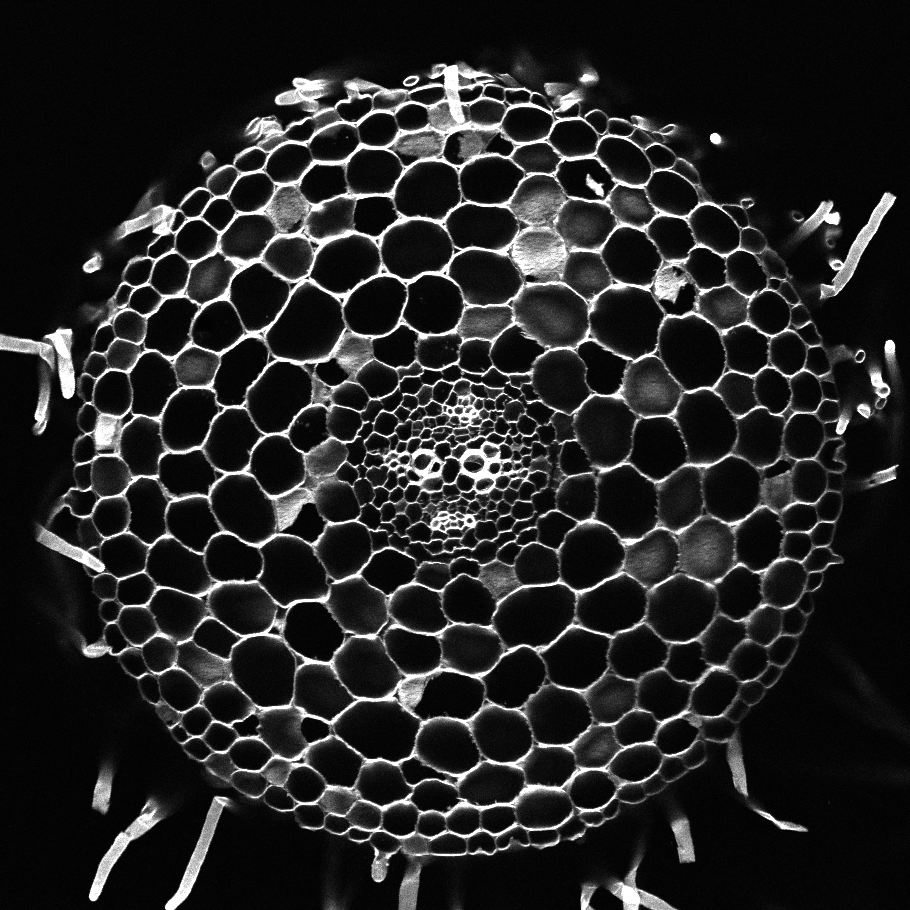
#> input picture examples/Acorulea_RootTip_Maturation.tif, 910 x 910 px
$ python -i overlay.py   (imports and definitions only)
#> lines starting #> are read from the running program, lines starting #| are printed output that depends on the picture; after the words box and inside, x2 and y2 are one past the last pixel; in counts of white or black regions, pixels touching at a corner belong together
"""
Overlay BMP cell-type color labels onto TIF images for visual verification.

For each TIF/BMP pair in the metadata, produces a PNG showing:
  - Top: TIF image with cell-type color overlay + legend
  - Bottom (or side): original BMP for comparison

Usage:
  python overlay_labels_on_tif.py \
    --metadata metadata_with_tif_sizes3.csv \
    --tif-dir ./tif --bmp-dir ./bmp \
    --out-dir label_overlays
"""

import argparse
import re
import numpy as np
import cv2
from pathlib import Path
from PIL import Image, ImageDraw, ImageFont
from skimage.io import imread


# ── Cell type config (must match extract_features.py) ──
CELL_CLASSES = {
    "root_cap":   0,
    "epidermis":  1,
    "exodermis":  2,
    "cortex":     3,
    "endodermis": 4,
    "pericycle":  5,
    "xylem":      6,
    "phloem":     7,
    "stele":      8,
}
LABEL_TO_NAME = {v: k for k, v in CELL_CLASSES.items()}

# HSV ranges (OpenCV scale: H 0-180, S 0-255, V 0-255)
COLOR_RANGES = {
    "phloem":     [(0, 180, 0, 30, 210, 255)],
    "cortex":     [(35, 85, 50, 255, 40, 255)],
    "epidermis":  [(100, 130, 50, 255, 80, 255)],
    "stele":      [(80, 100, 50, 255, 100, 255)],
    "exodermis":  [(22, 38, 60, 255, 100, 255)],
    "endodermis": [(10, 22, 100, 255, 100, 255)],
    "pericycle":  [(125, 150, 30, 255, 40, 200)],
    "root_cap":   [(150, 175, 40, 255, 80, 255)],
    "xylem":      [(0, 8, 150, 255, 120, 255),
                   (175, 180, 150, 255, 120, 255)],
}
COLOR_PROCESS_ORDER = [
    "phloem", "cortex", "epidermis", "stele", "exodermis",
    "endodermis", "pericycle", "root_cap", "xylem",
]

# Display palette (RGB) for overlay
DISPLAY_PALETTE = {
    0: (255, 105, 180),  # root_cap - pink
    1: (0,   0,   255),  # epidermis - blue
    2: (255, 255,   0),  # exodermis - yellow
    3: (0,   200,   0),  # cortex - green
    4: (255, 165,   0),  # endodermis - orange
    5: (128,   0, 128),  # pericycle - purple
    6: (255,   0,   0),  # xylem - red
    7: (255, 255, 255),  # phloem - white
    8: (0,   255, 255),  # stele - cyan
}


# [45 lines left out: functions _load_font, _normalize_to_uint8, to_2d, ensure_rgb_uint8, not called in this run]


def create_class_mask_from_bmp(bmp_path):
    bmp_rgb = np.array(Image.open(str(bmp_path)).convert("RGB"))
    bmp_hsv = cv2.cvtColor(bmp_rgb, cv2.COLOR_RGB2HSV)
#> bmp_hsv: shape (910, 910, 3); mean H, S, V 0, 0, 37.2
    h, w = bmp_hsv.shape[:2]
#> h = 910; w = 910
    class_mask = np.full((h, w), -1, dtype=np.int8)
    confidence = np.zeros((h, w), dtype=np.float32)
    sat = bmp_hsv[:, :, 1].astype(np.float32) / 255.0
#> sat: shape (910, 910) float32; every value is 0
    val = bmp_hsv[:, :, 2].astype(np.float32) / 255.0

    for class_name in COLOR_PROCESS_ORDER:
        ranges = COLOR_RANGES[class_name]
        label = CELL_CLASSES[class_name]
        combined = np.zeros((h, w), dtype=bool)
        for (h_lo, h_hi, s_lo, s_hi, v_lo, v_hi) in ranges:
            lower = np.array([h_lo, s_lo, v_lo])
            upper = np.array([h_hi, s_hi, v_hi])
            combined |= cv2.inRange(bmp_hsv, lower, upper) > 0
        conf = val * (1.0 - sat) if class_name == "phloem" else sat * val
        update = combined & (conf >= confidence)
        class_mask[update] = label
        confidence[update] = conf[update]
#> this loop made 9 passes
#> pass 1, in create_class_mask_from_bmp, `update = combined & (conf >= confidence)`:
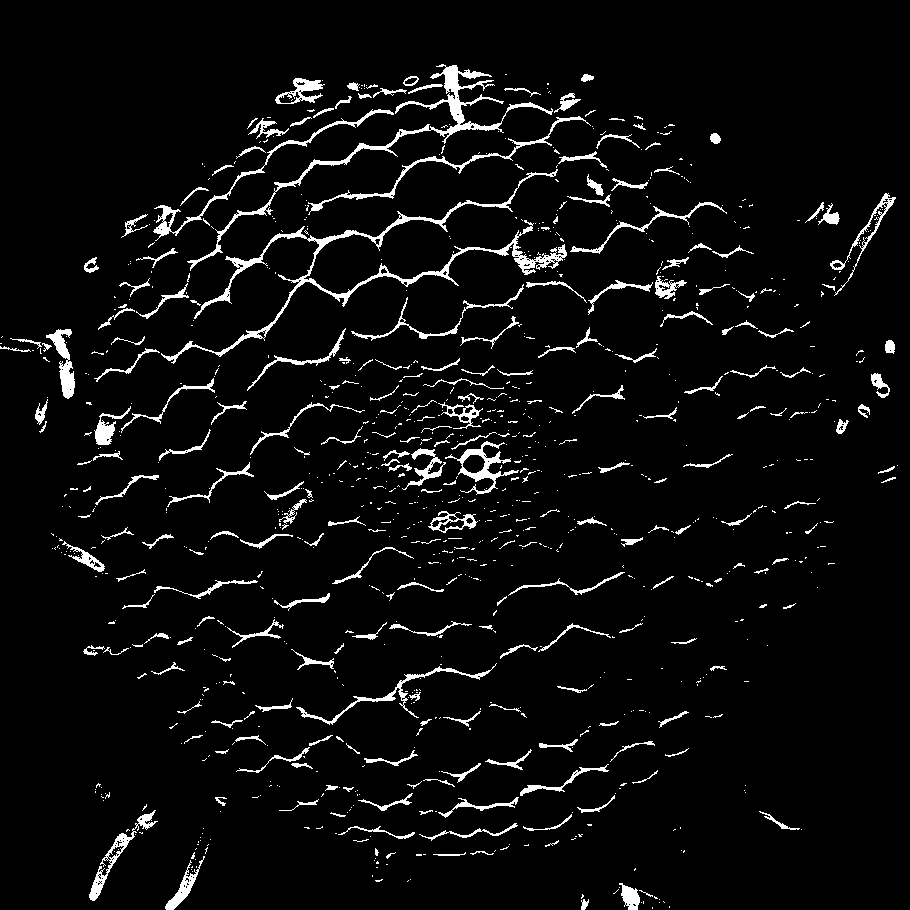
#> update: shape (910, 910) bool; 4.9% white; 998 white regions (750 under 20 px), largest, box (x1, y1, x2, y2) and area: (161, 169, 567, 364) 4352, (187, 64, 553, 271) 3059, (153, 109, 394, 241) 1173

    return class_mask


# [107 lines left out: functions colorize_class_mask, overlay_on_tif, draw_legend, make_overlay_png, not called in this run]


def _parse_size(s):
    m = re.match(r"(\d+)\s*x\s*(\d+)", str(s).strip())
    return (int(m.group(1)), int(m.group(2))) if m else (None, None)


# [61 lines left out: function main, not called in this run]


# [2 lines not run here, left out]

>>> result = create_class_mask_from_bmp('../examples/Acorulea_RootTip_Maturation.tif')
